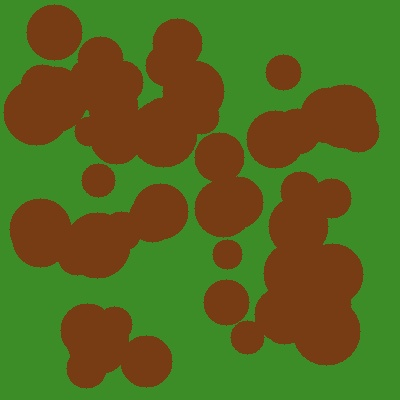
#> input picture ml/test_images/critical_leaf.jpg, 400 x 400 px
$ python severity_estimation.py test_images/critical_leaf.jpg
#> lines starting #> are read from the running program, lines starting #| are printed output that depends on the picture; after the words box and inside, x2 and y2 are one past the last pixel; in counts of white or black regions, pixels touching at a corner belong together
"""
Severity Estimation Module
---------------------------
Since no public dataset provides G0-G3 severity labels for most crops,
severity is estimated using classical image processing rather than a
second deep-learning head:

    1. Segment the leaf from the background.
    2. Within the leaf mask, segment "diseased" pixels (brown/yellow/
       necrotic tones) vs "healthy" pixels (green tones) using HSV
       thresholds.
    3. severity_percent = diseased_pixels / total_leaf_pixels * 100
    4. Map the percentage to a G0-G3 stage using thresholds.

This is a documented, defensible technique used in plant-pathology
literature (e.g. Wang et al. 2017 style severity grading) and avoids
having to hand-label thousands of images per crop.

Usage:
    from severity_estimation import estimate_severity
    result = estimate_severity("leaf.jpg")
    print(result)  # {'severity_percent': 34.2, 'stage': 'G2', 'label': 'Moderate Infection'}
"""

import cv2
import numpy as np
from dataclasses import dataclass


# Severity thresholds - tune these against a small hand-checked
# validation set of ~50-100 images per crop before finalizing.
SEVERITY_THRESHOLDS = {
    "G0": (0, 2),      # Healthy: <2% diseased area
    "G1": (2, 15),     # Mild
    "G2": (15, 40),    # Moderate
    "G3": (40, 100),   # Critical
}

SEVERITY_LABELS = {
    "G0": "Healthy",
    "G1": "Mild Infection",
    "G2": "Moderate Infection",
    "G3": "Critical Infection",
}


@dataclass
class SeverityResult:
    severity_percent: float
    stage: str
    label: str
    leaf_pixel_count: int
    diseased_pixel_count: int


def _segment_leaf_mask(hsv: np.ndarray) -> np.ndarray:
    """Leaf area = healthy green tissue UNION diseased/necrotic tissue.

    IMPORTANT: diseased spots are often brown/reddish/dark and can fall
    completely outside a narrow "green leaf" hue range. If leaf area is
    computed from green-only pixels, diseased regions get excluded from
    the denominator entirely - this silently deflates the severity
    percentage (verified empirically: a ~25% blotched synthetic leaf
    measured as ~3% before this fix). So the leaf mask must be the
    union of both healthy-tissue and diseased-tissue color ranges.
    """
    green_lower = np.array([25, 30, 20])
    green_upper = np.array([95, 255, 255])
    green_mask = cv2.inRange(hsv, green_lower, green_upper)

    disease_mask = _segment_diseased_mask(hsv)

    leaf_mask = cv2.bitwise_or(green_mask, disease_mask)
    kernel = np.ones((5, 5), np.uint8)
    leaf_mask = cv2.morphologyEx(leaf_mask, cv2.MORPH_CLOSE, kernel)
    leaf_mask = cv2.morphologyEx(leaf_mask, cv2.MORPH_OPEN, kernel)
    return leaf_mask


def _segment_diseased_mask(hsv: np.ndarray) -> np.ndarray:
    """Brown/yellow/necrotic-spot pixels, independent of the leaf mask
    (the leaf mask is built FROM this, so it can't depend on it).
    Two sub-ranges: reddish-brown necrotic tissue (hue wraps near 0)
    and yellow/brown chlorotic tissue (hue ~10-30)."""
    lower1 = np.array([0, 30, 15])
    upper1 = np.array([30, 255, 200])
    mask1 = cv2.inRange(hsv, lower1, upper1)

    # Wrap-around reds (hue near 179) - necrotic tissue can skew this
    # way depending on camera white balance.
    lower2 = np.array([170, 30, 15])
    upper2 = np.array([179, 255, 200])
    mask2 = cv2.inRange(hsv, lower2, upper2)

    return cv2.bitwise_or(mask1, mask2)


def _percent_to_stage(pct: float) -> str:
    for stage, (low, high) in SEVERITY_THRESHOLDS.items():
        if low <= pct < high:
            return stage
    return "G3"  # pct == 100 edge case


def estimate_severity(image_path: str) -> dict:
#> called with image_path = 'test_images/critical_leaf.jpg'
    img = cv2.imread(image_path)
#> img is the input picture: shape (400, 400, 3); mean B, G, R 30.6, 104.8, 86.4
    if img is None:
        raise ValueError(f"Could not read image: {image_path}")

    hsv = cv2.cvtColor(img, cv2.COLOR_BGR2HSV)
#> hsv: shape (400, 400, 3); mean H, S, V 35.3, 196, 129.9
    leaf_mask = _segment_leaf_mask(hsv)
#> in _segment_leaf_mask, `green_mask = cv2.inRange(hsv, green_lower, green_upper)`:
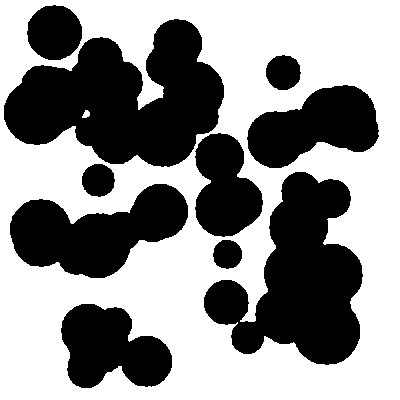
#> green_mask: shape (400, 400); 56.5% white; 10 black regions, largest, box (x1, y1, x2, y2) and area: (4, 19, 224, 167) 19842, (204, 172, 363, 365) 16876, (10, 184, 188, 278) 9672
#> in _segment_diseased_mask, `mask1 = cv2.inRange(hsv, lower1, upper1)`:
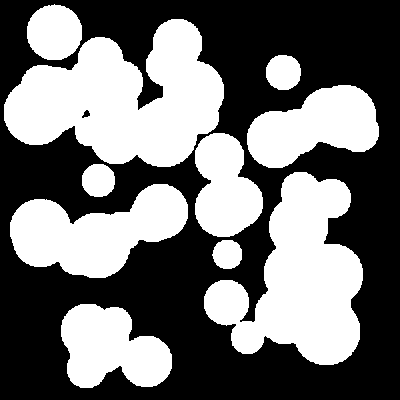
#> mask1: shape (400, 400); 44.2% white; 10 white regions, largest, box (x1, y1, x2, y2) and area: (4, 19, 224, 167) 20109, (204, 172, 363, 365) 17141, (10, 184, 188, 278) 9827
#> in _segment_diseased_mask, `mask2 = cv2.inRange(hsv, lower2, upper2)`: mask2: shape (400, 400); every value is 0
#> in _segment_leaf_mask, `leaf_mask = cv2.bitwise_or(green_mask, disease_mask)`: leaf_mask: shape (400, 400); every value is 255
    leaf_pixels = int(np.count_nonzero(leaf_mask))
#> leaf_pixels = 160000

    if leaf_pixels == 0:
        # Should not normally happen if Image Verification already
        # confirmed a valid leaf - this is a safety fallback.
        return {
            "severity_percent": 0.0,
            "stage": "G0",
            "label": "Healthy",
            "leaf_pixel_count": 0,
            "diseased_pixel_count": 0,
            "warning": "No leaf area detected - check upstream verification.",
        }

    disease_mask = cv2.bitwise_and(_segment_diseased_mask(hsv), leaf_mask)
    disease_pixels = int(np.count_nonzero(disease_mask))
#> disease_pixels = 70722

    pct = round((disease_pixels / leaf_pixels) * 100, 2)
#> pct = 44.2
    stage = _percent_to_stage(pct)
#> stage = 'G3'

    result = SeverityResult(
        severity_percent=pct,
        stage=stage,
        label=SEVERITY_LABELS[stage],
        leaf_pixel_count=leaf_pixels,
        diseased_pixel_count=disease_pixels,
    )
    return result.__dict__


if __name__ == "__main__":
    import sys
    if len(sys.argv) != 2:
        print("Usage: python severity_estimation.py <image_path>")
        sys.exit(1)
    print(estimate_severity(sys.argv[1]))

$ run again, on ml/test_images/diseased_leaf.jpg
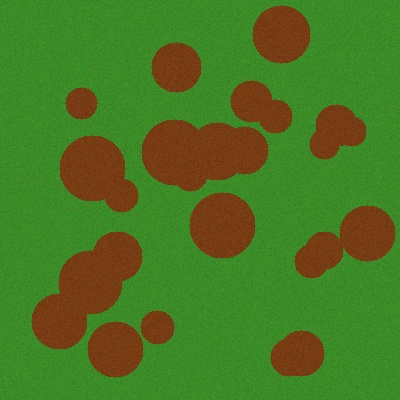
#> input picture ml/test_images/diseased_leaf.jpg, 400 x 400 px
#> in estimate_severity, img is the input picture: shape (400, 400, 3); mean B, G, R 34.4, 119.6, 74.5
#> hsv: shape (400, 400, 3); mean H, S, V 43.5, 190.5, 133.7
#> in _segment_leaf_mask, `green_mask = cv2.inRange(hsv, green_lower, green_upper)`:
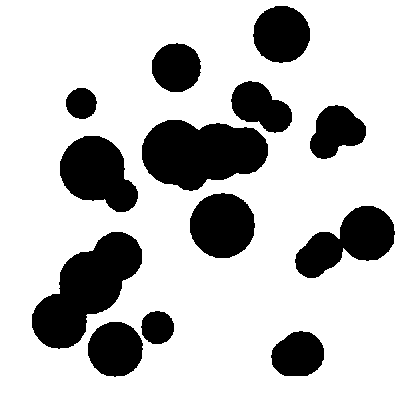
#> green_mask: shape (400, 400); 75.8% white; 13 black regions, largest, box (x1, y1, x2, y2) and area: (32, 232, 142, 349) 6660, (142, 120, 268, 191) 6544, (60, 136, 138, 212) 3998
#> in _segment_diseased_mask, `mask1 = cv2.inRange(hsv, lower1, upper1)`:
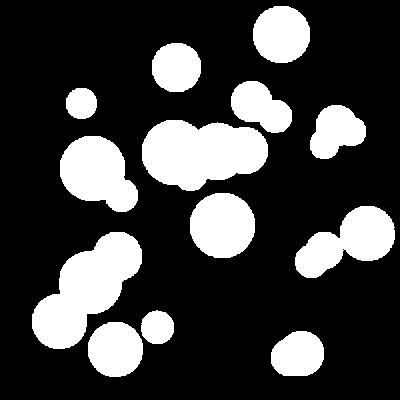
#> mask1: shape (400, 400); 24.8% white; 13 white regions, largest, box (x1, y1, x2, y2) and area: (32, 232, 142, 349) 6771, (142, 120, 268, 191) 6640, (60, 136, 138, 212) 4083
#> mask2: shape (400, 400); every value is 0
#> leaf_mask: shape (400, 400); every value is 255
#> leaf_pixels = 160000
#> disease_pixels = 39609
#> pct = 24.76
#> stage = 'G2'

$ run again, on ml/test_images/mild_leaf.jpg
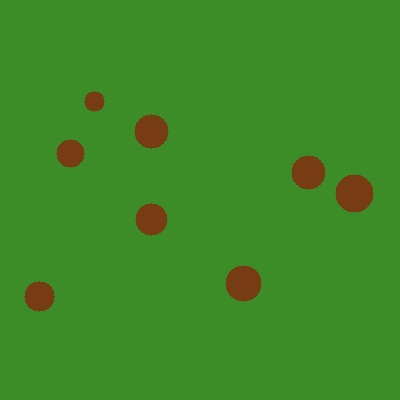
#> input picture ml/test_images/mild_leaf.jpg, 400 x 400 px
#> in estimate_severity, img is the input picture: shape (400, 400, 3); mean B, G, R 38.3, 137.7, 62.4
#> hsv: shape (400, 400, 3); mean H, S, V 52.3, 185, 139.8
#> in _segment_leaf_mask, `green_mask = cv2.inRange(hsv, green_lower, green_upper)`:
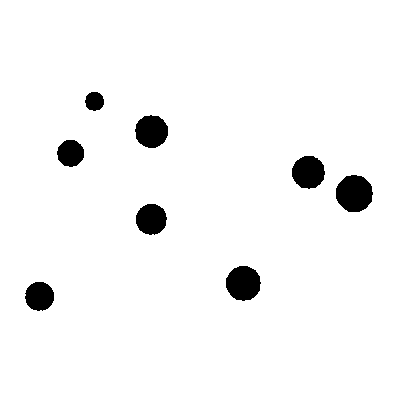
#> green_mask: shape (400, 400); 96.3% white; 8 black regions, largest, box (x1, y1, x2, y2) and area: (336, 175, 373, 212) 1074, (226, 266, 261, 301) 950, (292, 156, 325, 189) 848
#> in _segment_diseased_mask, `mask1 = cv2.inRange(hsv, lower1, upper1)`:
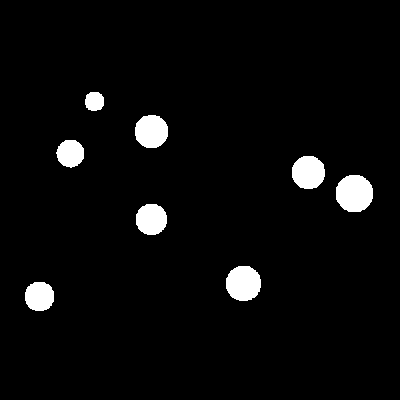
#> mask1: shape (400, 400); 3.9% white; 8 white regions, largest, box (x1, y1, x2, y2) and area: (336, 175, 373, 212) 1111, (226, 266, 261, 301) 989, (135, 115, 168, 148) 883
#> mask2: shape (400, 400); every value is 0
#> leaf_mask: shape (400, 400); every value is 255
#> leaf_pixels = 160000
#> disease_pixels = 6244
#> pct = 3.9
#> stage = 'G1'
